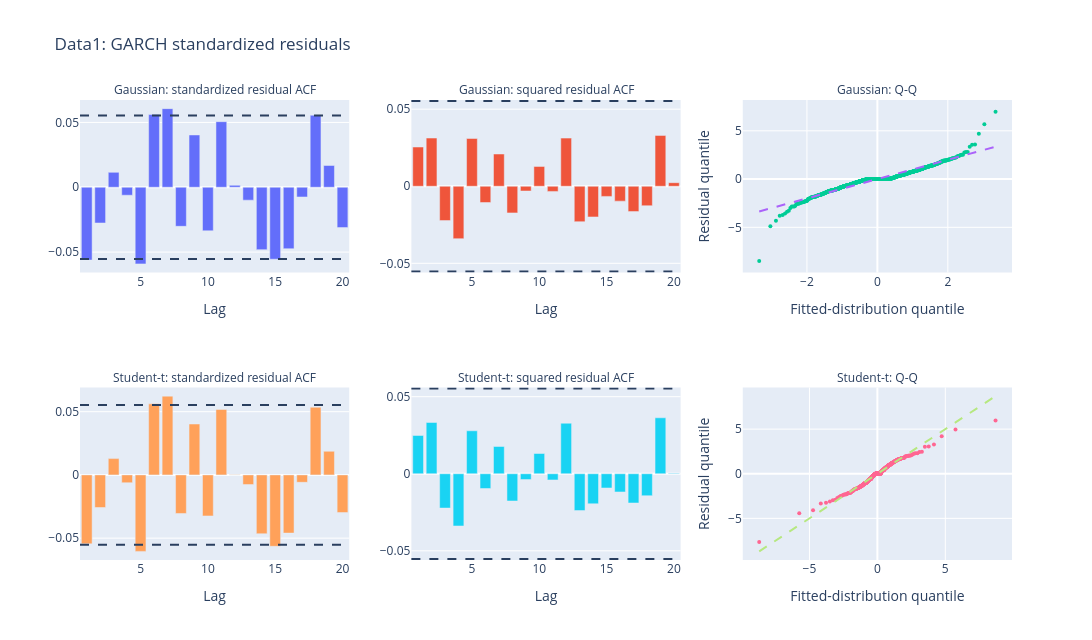

The code cell stored with this chart in its notebook:
### Code cell
fig = dc.plot_garch_residuals(garch_fits, nlags=20)
fig.show()

### Figure 1 — Plotly figure (JSON) as saved in the notebook; plotly's stock layout.template omitted (floating-point values rounded to 4 significant figures; data arrays with more than 128 entries replaced by an {"elided": "..."} marker saying what was removed)
{"data": [{"type": "bar", "x": [1, 2, 3, 4, 5, 6, 7, 8, 9, 10, 11, 12, 13, 14, 15, 16, 17, 18, 19, 20], "xaxis": "x", "y": [-0.05618, -0.02756, 0.01149, -0.006134, -0.05909, 0.05611, 0.06066, -0.03013, 0.04035, -0.03358, 0.05059, 0.001487, -0.009958, -0.04812, -0.05551, -0.04741, -0.007484, 0.05558, 0.0168, -0.03111], "yaxis": "y"}, {"type": "bar", "x": [1, 2, 3, 4, 5, 6, 7, 8, 9, 10, 11, 12, 13, 14, 15, 16, 17, 18, 19, 20], "xaxis": "x2", "y": [0.02545, 0.03128, -0.02227, -0.03401, 0.031, -0.01056, 0.02092, -0.01728, -0.003089, 0.01286, -0.003359, 0.03123, -0.02299, -0.01991, -0.0066, -0.009652, -0.01644, -0.01265, 0.03299, 0.002304], "yaxis": "y2"}, {"marker": {"size": 4}, "mode": "markers", "type": "scatter", "x": {"elided": "1256 float values"}, "xaxis": "x3", "y": {"elided": "1256 float values"}, "yaxis": "y3"}, {"line": {"dash": "dash"}, "mode": "lines", "type": "scatter", "x": [-3.354, 3.354], "xaxis": "x3", "y": [-3.354, 3.354], "yaxis": "y3"}, {"type": "bar", "x": [1, 2, 3, 4, 5, 6, 7, 8, 9, 10, 11, 12, 13, 14, 15, 16, 17, 18, 19, 20], "xaxis": "x4", "y": [-0.05452, -0.02577, 0.0129, -0.006161, -0.06045, 0.05618, 0.0623, -0.03048, 0.04025, -0.03245, 0.0518, 6.592e-05, -0.007643, -0.04652, -0.05645, -0.04599, -0.005852, 0.05349, 0.01868, -0.02976], "yaxis": "y4"}, {"type": "bar", "x": [1, 2, 3, 4, 5, 6, 7, 8, 9, 10, 11, 12, 13, 14, 15, 16, 17, 18, 19, 20], "xaxis": "x5", "y": [0.02484, 0.03327, -0.02227, -0.03389, 0.02787, -0.009572, 0.01769, -0.01768, -0.003786, 0.01314, -0.004015, 0.03277, -0.02389, -0.0195, -0.009226, -0.01181, -0.01898, -0.01426, 0.03631, 0.0003198], "yaxis": "y5"}, {"marker": {"size": 4}, "mode": "markers", "type": "scatter", "x": {"elided": "1256 float values"}, "xaxis": "x6", "y": {"elided": "1256 float values"}, "yaxis": "y6"}, {"line": {"dash": "dash"}, "mode": "lines", "type": "scatter", "x": [-8.698, 8.698], "xaxis": "x6", "y": [-8.698, 8.698], "yaxis": "y6"}], "layout": {"annotations": [{"font": {"size": 12}, "showarrow": false, "text": "Gaussian: standardized residual ACF", "x": 0.1444, "xanchor": "center", "xref": "paper", "y": 1, "yanchor": "bottom", "yref": "paper"}, {"font": {"size": 12}, "showarrow": false, "text": "Gaussian: squared residual ACF", "x": 0.5, "xanchor": "center", "xref": "paper", "y": 1, "yanchor": "bottom", "yref": "paper"}, {"font": {"size": 12}, "showarrow": false, "text": "Gaussian: Q-Q", "x": 0.8556, "xanchor": "center", "xref": "paper", "y": 1, "yanchor": "bottom", "yref": "paper"}, {"font": {"size": 12}, "showarrow": false, "text": "Student-t: standardized residual ACF", "x": 0.1444, "xanchor": "center", "xref": "paper", "y": 0.375, "yanchor": "bottom", "yref": "paper"}, {"font": {"size": 12}, "showarrow": false, "text": "Student-t: squared residual ACF", "x": 0.5, "xanchor": "center", "xref": "paper", "y": 0.375, "yanchor": "bottom", "yref": "paper"}, {"font": {"size": 12}, "showarrow": false, "text": "Student-t: Q-Q", "x": 0.8556, "xanchor": "center", "xref": "paper", "y": 0.375, "yanchor": "bottom", "yref": "paper"}], "height": 640, "shapes": [{"line": {"dash": "dash"}, "type": "line", "x0": 0, "x1": 1, "xref": "x domain", "y0": -0.0553, "y1": -0.0553, "yref": "y"}, {"line": {"dash": "dash"}, "type": "line", "x0": 0, "x1": 1, "xref": "x domain", "y0": 0.0553, "y1": 0.0553, "yref": "y"}, {"line": {"dash": "dash"}, "type": "line", "x0": 0, "x1": 1, "xref": "x2 domain", "y0": -0.0553, "y1": -0.0553, "yref": "y2"}, {"line": {"dash": "dash"}, "type": "line", "x0": 0, "x1": 1, "xref": "x2 domain", "y0": 0.0553, "y1": 0.0553, "yref": "y2"}, {"line": {"dash": "dash"}, "type": "line", "x0": 0, "x1": 1, "xref": "x4 domain", "y0": -0.0553, "y1": -0.0553, "yref": "y4"}, {"line": {"dash": "dash"}, "type": "line", "x0": 0, "x1": 1, "xref": "x4 domain", "y0": 0.0553, "y1": 0.0553, "yref": "y4"}, {"line": {"dash": "dash"}, "type": "line", "x0": 0, "x1": 1, "xref": "x5 domain", "y0": -0.0553, "y1": -0.0553, "yref": "y5"}, {"line": {"dash": "dash"}, "type": "line", "x0": 0, "x1": 1, "xref": "x5 domain", "y0": 0.0553, "y1": 0.0553, "yref": "y5"}], "showlegend": false, "title": {"text": "Data1: GARCH standardized residuals"}, "width": 1200, "xaxis": {"anchor": "y", "domain": [0, 0.2889], "dtick": 5, "title": {"text": "Lag"}}, "xaxis2": {"anchor": "y2", "domain": [0.3556, 0.6444], "dtick": 5, "title": {"text": "Lag"}}, "xaxis3": {"anchor": "y3", "domain": [0.7111, 1], "title": {"text": "Fitted-distribution quantile"}}, "xaxis4": {"anchor": "y4", "domain": [0, 0.2889], "dtick": 5, "title": {"text": "Lag"}}, "xaxis5": {"anchor": "y5", "domain": [0.3556, 0.6444], "dtick": 5, "title": {"text": "Lag"}}, "xaxis6": {"anchor": "y6", "domain": [0.7111, 1], "title": {"text": "Fitted-distribution quantile"}}, "yaxis": {"anchor": "x", "domain": [0.625, 1]}, "yaxis2": {"anchor": "x2", "domain": [0.625, 1]}, "yaxis3": {"anchor": "x3", "domain": [0.625, 1], "title": {"text": "Residual quantile"}}, "yaxis4": {"anchor": "x4", "domain": [0, 0.375]}, "yaxis5": {"anchor": "x5", "domain": [0, 0.375]}, "yaxis6": {"anchor": "x6", "domain": [0, 0.375], "title": {"text": "Residual quantile"}}}}
